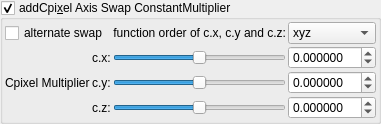
    <widget class="MyGroupBox" name="groupCheck_transf_addCpixel_enabled">
     <property name="toolTip">
      <string>&lt;html&gt;&lt;head/&gt;&lt;body&gt;&lt;p&gt;Cpixel is CVector3 c = ( c.x, c.y, c.z). It is each original point (pixel) in 3D space where the iteration starts from, ( c = original z for each point .) It is commonly found in formula structures z = f(z) + c.&lt;/p&gt;&lt;p&gt;The Cpixel multiplier effectively scales this point &amp;quot;c&amp;quot;.&lt;/p&gt;&lt;p&gt;This transform allows the swapping of the order of the &amp;quot;CVector3 c&amp;quot; components before being multiplied by &amp;quot;CVector3 z&amp;quot; components.&lt;/p&gt;&lt;/body&gt;&lt;/html&gt;</string>
     </property>
     <property name="title">
      <string>addCpi&amp;xel Axis Swap ConstantMultiplier</string>
     </property>
     <property name="checkable">
      <bool>true</bool>
     </property>
     <layout class="QVBoxLayout" name="verticalLayout_50">
      <property name="spacing">
       <number>2</number>
      </property>
      <property name="leftMargin">
       <number>2</number>
      </property>
      <property name="topMargin">
       <number>2</number>
      </property>
      <property name="rightMargin">
       <number>2</number>
      </property>
      <property name="bottomMargin">
       <number>2</number>
      </property>
      <item>
       <layout class="QGridLayout" name="gridLayout_24">
        <property name="spacing">
         <number>2</number>
        </property>
        <item row="0" column="0" colspan="2">
         <widget class="QCheckBox" name="checkBox_transf_alternate_enabled_false">
          <property name="text">
           <string>alternate swap</string>
          </property>
         </widget>
        </item>
        <item row="1" column="2">
         <widget class="QSlider" name="slider3_transf_constant_multiplier_111_x">
          <property name="sizePolicy">
           <sizepolicy hsizetype="Expanding" vsizetype="Maximum">
            <horstretch>0</horstretch>
            <verstretch>0</verstretch>
           </sizepolicy>
          </property>
          <property name="minimum">
           <number>-10000000</number>
          </property>
          <property name="maximum">
           <number>10000000</number>
          </property>
          <property name="value">
           <number>0</number>
          </property>
          <property name="sliderPosition">
           <number>0</number>
          </property>
          <property name="orientation">
           <enum>Qt::Horizontal</enum>
          </property>
         </widget>
        </item>
        <item row="0" column="3">
         <widget class="QComboBox" name="comboBox_mandelbulbMulti_order_of_xyz">
          <item>
           <property name="text">
            <string>xyz</string>
           </property>
          </item>
          <item>
           <property name="text">
            <string>xzy</string>
           </property>
          </item>
          <item>
           <property name="text">
            <string>yxz</string>
           </property>
          </item>
          <item>
           <property name="text">
            <string>yzx</string>
           </property>
          </item>
          <item>
           <property name="text">
            <string>zxy</string>
           </property>
          </item>
          <item>
           <property name="text">
            <string>zyx</string>
           </property>
          </item>
         </widget>
        </item>
        <item row="0" column="2">
         <widget class="QLabel" name="label">
          <property name="text">
           <string>function order of c.x, c.y and c.z:</string>
          </property>
          <property name="alignment">
           <set>Qt::AlignRight|Qt::AlignTrailing|Qt::AlignVCenter</set>
          </property>
         </widget>
        </item>
        <item row="3" column="2">
         <widget class="QSlider" name="slider3_transf_constant_multiplier_111_z">
          <property name="sizePolicy">
           <sizepolicy hsizetype="Expanding" vsizetype="Maximum">
            <horstretch>0</horstretch>
            <verstretch>0</verstretch>
           </sizepolicy>
          </property>
          <property name="minimum">
           <number>-10000000</number>
          </property>
          <property name="maximum">
           <number>10000000</number>
          </property>
          <property name="value">
           <number>0</number>
          </property>
          <property name="sliderPosition">
           <number>0</number>
          </property>
          <property name="orientation">
           <enum>Qt::Horizontal</enum>
          </property>
         </widget>
        </item>
        <item row="2" column="3">
         <widget class="MyDoubleSpinBox" name="spinbox3_transf_constant_multiplier_111_y">
          <property name="sizePolicy">
           <sizepolicy hsizetype="Minimum" vsizetype="Maximum">
            <horstretch>0</horstretch>
            <verstretch>0</verstretch>
           </sizepolicy>
          </property>
          <property name="prefix">
           <string/>
          </property>
          <property name="suffix">
           <string/>
          </property>
          <property name="decimals">
           <number>6</number>
          </property>
          <property name="minimum">
           <double>-99.989999999999995</double>
          </property>
          <property name="maximum">
           <double>99.989999999999995</double>
          </property>
          <property name="singleStep">
           <double>0.100000000000000</double>
          </property>
         </widget>
        </item>
        <item row="1" column="3">
         <widget class="MyDoubleSpinBox" name="spinbox3_transf_constant_multiplier_111_x">
          <property name="sizePolicy">
           <sizepolicy hsizetype="Minimum" vsizetype="Maximum">
            <horstretch>0</horstretch>
            <verstretch>0</verstretch>
           </sizepolicy>
          </property>
          <property name="prefix">
           <string/>
          </property>
          <property name="suffix">
           <string/>
          </property>
          <property name="decimals">
           <number>6</number>
          </property>
          <property name="minimum">
           <double>-99.989999999999995</double>
          </property>
          <property name="maximum">
           <double>99.989999999999995</double>
          </property>
          <property name="singleStep">
           <double>0.100000000000000</double>
          </property>
         </widget>
        </item>
        <item row="1" column="1">
         <widget class="QLabel" name="label_116">
          <property name="text">
           <string>c.x:</string>
          </property>
         </widget>
        </item>
        <item row="2" column="1">
         <widget class="QLabel" name="label_114">
          <property name="text">
           <string>c.y:</string>
          </property>
         </widget>
        </item>
        <item row="3" column="1">
         <widget class="QLabel" name="label_115">
          <property name="text">
           <string>c.z:</string>
          </property>
         </widget>
        </item>
        <item row="1" column="0" rowspan="3">
         <widget class="QLabel" name="label_108">
          <property name="text">
           <string>Cpixel Multiplier</string>
          </property>
         </widget>
        </item>
        <item row="3" column="3">
         <widget class="MyDoubleSpinBox" name="spinbox3_transf_constant_multiplier_111_z">
          <property name="sizePolicy">
           <sizepolicy hsizetype="Minimum" vsizetype="Maximum">
            <horstretch>0</horstretch>
            <verstretch>0</verstretch>
           </sizepolicy>
          </property>
          <property name="prefix">
           <string/>
          </property>
          <property name="suffix">
           <string/>
          </property>
          <property name="decimals">
           <number>6</number>
          </property>
          <property name="minimum">
           <double>-99.989999999999995</double>
          </property>
          <property name="maximum">
           <double>99.989999999999995</double>
          </property>
          <property name="singleStep">
           <double>0.100000000000000</double>
          </property>
         </widget>
        </item>
        <item row="2" column="2">
         <widget class="QSlider" name="slider3_transf_constant_multiplier_111_y">
          <property name="sizePolicy">
           <sizepolicy hsizetype="Expanding" vsizetype="Maximum">
            <horstretch>0</horstretch>
            <verstretch>0</verstretch>
           </sizepolicy>
          </property>
          <property name="minimum">
           <number>-10000000</number>
          </property>
          <property name="maximum">
           <number>10000000</number>
          </property>
          <property name="value">
           <number>0</number>
          </property>
          <property name="sliderPosition">
           <number>0</number>
          </property>
          <property name="orientation">
           <enum>Qt::Horizontal</enum>
          </property>
         </widget>
        </item>
       </layout>
      </item>
     </layout>
    </widget>
